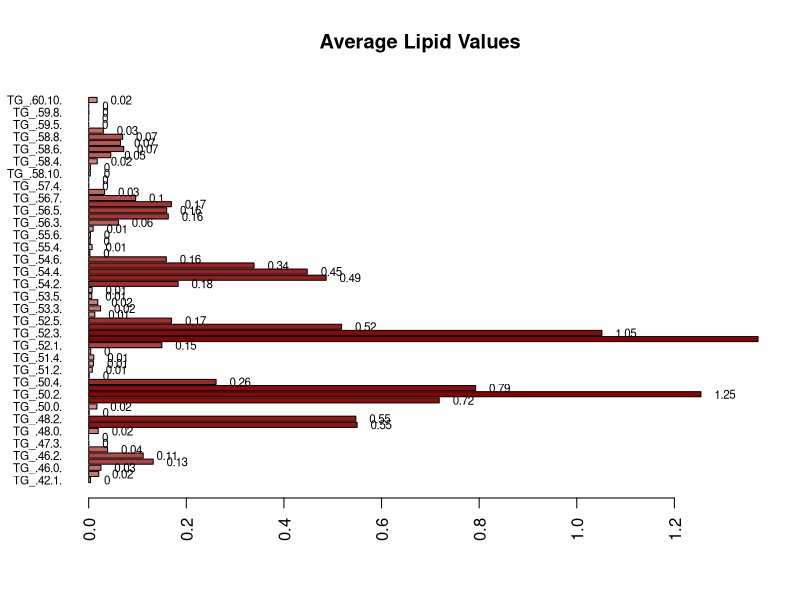
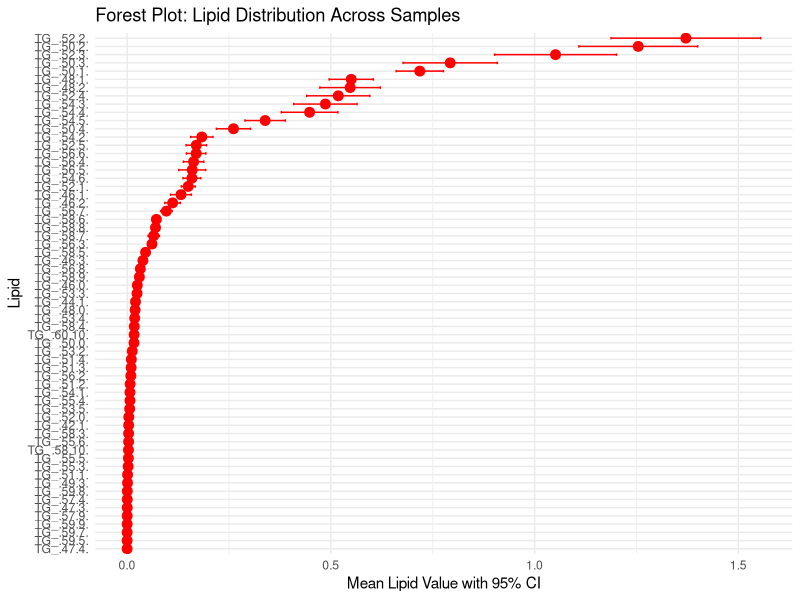
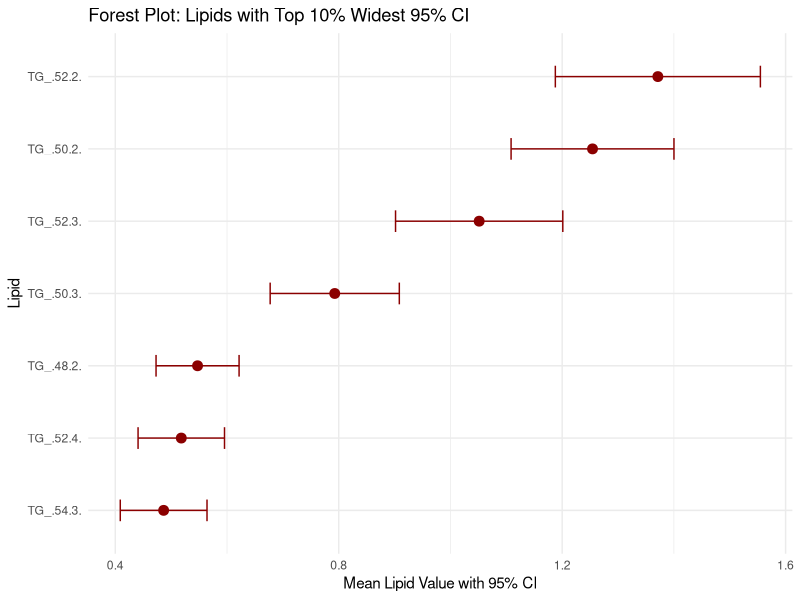

Reproduce these figures in R, in order.
## packages ####################################################################

library(tidyr)
library(dplyr)
library(ggplot2)

## Data given in .xlsx format ##################################################

setwd("C:/Users/jamsu/OneDrive - Cardiff University/University/Masters/Big Data Biology/Modules/Dissertation/R Programme/Dissertation/test_data")

################################################################################
## data provided to the client #################################################
################################################################################

raw_data <- read.csv("raw_data_1.csv", header = T) # reading in the raw data

names(raw_data)[c(1,2,3,4,5)] <- c("Filename", "CMaLL Sample Name", "Group", "code", "Cell Count") # renaming columns

raw_data <- raw_data[-1,] # deleting the first row 

raw_data$code <- NULL # deleting 'code' column

raw_data$`Cell Count` <- NULL # deleting 'Cell count' column

#View(raw_data) # viewing raw data 

summary(raw_data) # summary of results

str(raw_data) # looking at data structure. They were all characters here.

raw_data[, 4:ncol(raw_data)] <- lapply(raw_data[, 4:ncol(raw_data)], function(x)
as.numeric(as.character(x))) # changing columns 4-n in raw data to numeric variables

sum(is.na(raw_data[, 4:ncol(raw_data)])) # checking that no NA values were introduced by coercion

str(raw_data) # checking the structure again

summary(raw_data) # summarising the data 

summary(raw_data[, 4:10]) # summaries for a subset of data

##### setting row names to sample names (not decided long term) and deleting all columns other than lipids tested. ##############################################

raw_data_lipids <- raw_data # copying the data frame to manipulate

rownames(raw_data_lipids) <- raw_data_lipids[[2]] # renaming the row names as the sample names

raw_data_lipids <- raw_data_lipids[, -(1:2)] # Deleting columns 1-2/3 to just keep the lipid data and remove unnecessary metadata. To 2 is keeping grouping, to 3 is without grouping.

duplicated_columns <- duplicated(as.list(raw_data_lipids)) # creates logical list of whether any columns are completely duplicated values

any(duplicated_columns) # tells you if any in the list are true

################################################################################
## lipids tested for the client ################################################
################################################################################

lipids_tested <- read.csv("lipids_tested_1.csv", header = T) # reading in the list of lipids tested
#View(lipids_tested)

lipids_tested <- lipids_tested %>% 
  pivot_longer(
    cols = everything(),
    names_to = "family",
    values_to = "lipid"
  ) %>% 
  filter(!is.na(lipid)) # putting all column values (lipid) into rows with their associated column name (family)

lipids_tested <- lipids_tested[order(lipids_tested$family), ] # ordering the lipid families alphabetically

summary(lipids_tested) # 4318 rows with empty lipid cells

lipids_tested <- lipids_tested[!(is.na(lipids_tested$lipid) | lipids_tested$lipid == ""), ] # getting rid of the rows without relevant lipids attached (i.e. blank cells for lipid names)

lipids_tested$lipid <- make.names(lipids_tested$lipid) # changing the (): characters to . to match the syntax of the column names in the other data frame.

#View(lipids_tested)
summary(lipids_tested) # 1602 rows without empty lipid cells

## checking for mismatched columns #############################################

#all_cols <- unique(unlist(lapply(raw_data_by_family, colnames))) 
#number_of_lipids_saved <- length(all_cols)  # total number of unique column names. Should be the same as the number of variables in the raw_data_lipids. If it's not then there is an issue with mismatched columns somewhere and the below script will help with figuring out where those are.

raw_data_columns <- colnames(raw_data_lipids) # saving all of the column names (lipids)
lipids <- lipids_tested$lipid # saving the names of all of the lipids tested.

unmatched_cols <- setdiff(raw_data_columns, lipids) # looking at how the two above lists match by outputting which ones didn't
number_unmatched <- length(unmatched_cols) # asking how many columns didn't match
print(unmatched_cols[1:number_unmatched]) # to tell me what the mismatched columns are

## subset data by lipid family #################################################

lipid_families <- split(lipids_tested$lipid, lipids_tested$family) # split the lipids by their family and save them as such

raw_data_by_family <- list() # creating an empty list to store the separated data frames

for(family in names(lipid_families)) {
  # Get lipid columns for this family
  cols <- lipid_families[[family]]
  
  # Only keep columns that actually exist in raw_data
  cols <- intersect(cols, colnames(raw_data_lipids))
  
  # Subset raw_data by these columns
  raw_data_by_family[[family]] <- raw_data[, cols, drop = FALSE]
} # the column numbers (489 added) do not match the number of columns in the raw data (500 columns) because of the mismatched columns previously detected. This means that this program will only separate columns in raw data that are identically found in the list of tested lipids. Anything named any differently will be ignored. Therefore, data could be lost this way and is something to be very careful of.

for(family in names(raw_data_by_family)) {
  assign(paste0("raw_data_", family), raw_data_by_family[[family]])
} # creating different data frames of the separated

## remove data frames with 0 variables before averaging ########################
## it causes issues with loops to keep them there and they are unnecessary #####

raw_data_names <- ls(pattern = "^raw_data_") # making a list of all the data frames I have with names starting 'raw_data_'

for (name in raw_data_names) {
  df <- get(name)
  
  if (is.data.frame(df) && ncol(df) == 0) {
    message("Removing empty data frame: ", name)
    rm(list = name, envir = .GlobalEnv)
  }
} # checking for empty data frames and removing them. This loops says, check for every name in the list I've made, get the data frame that's related to it, if the data frame has no columns then give a message that it's empty and then remove it. 

################################################################################
############ Primary data exploration ##########################################
################################################################################

## my idea is to firstly do this for one single lipid family to see what I'd like as an output and then loop this through all for the programme.

## below is the test using just 

## FIRSTLY: COMPARING THE AVERAGE VALUES OF EACH COLUMN (LIPID) WITHIN THE FAMILY #########################################################################

avg_row <- colMeans(raw_data_Triacyl.glycerols, na.rm = TRUE) # make a data frame with the average values

raw_data_Triacyl.glycerols <- rbind(raw_data_Triacyl.glycerols, Average = avg_row) # adding the average row to the original data frame

avg_values <- as.numeric(raw_data_Triacyl.glycerols["Average", ]) # removing the average values to plot

names(avg_values) <- colnames(raw_data_Triacyl.glycerols)

pal <- colorRampPalette(c("mistyrose", "darkred")) # creating the colour palette for bars
bar_colours <- pal(length(avg_values))[rank(avg_values)] # 

bp <- barplot(
  avg_values,
  main = "Average Lipid Values",
  horiz = TRUE,
  las = 2,                # Rotate x-axis labels
  cex.names = 0.7,        # Shrink label size if needed
  col = bar_colours
)

text(
  x = avg_values + max(avg_values) * 0.02,  # position slightly to the right
  y = bp,
  labels = round(avg_values, 2),            # round to 2 decimals
  cex = 0.7,
  adj = 0
)

# I now want to make a forest plot for all of these TGs too

raw_data_Triacyl.glycerols <- raw_data_Triacyl.glycerols[1:57,]

raw_data_Triacyl.glycerols$Sample <- rownames(raw_data_Triacyl.glycerols)

raw_data_Triacyl.glycerols_long <- raw_data_Triacyl.glycerols %>%
  pivot_longer(
    cols = -Sample, 
    names_to = "Lipid", 
    values_to = "Value"
  )

TG_summary_stats <- raw_data_Triacyl.glycerols_long %>%
  group_by(Lipid) %>%
  summarise(
    mean = mean(Value, na.rm = TRUE),
    sd = sd(Value, na.rm = TRUE),
    n = n(),
    se = sd / sqrt(n),
    lower = mean - 1.96 * se,
    upper = mean + 1.96 * se
  )

ggplot(TG_summary_stats, aes(x = mean, y = reorder(Lipid, mean))) +
  geom_point(color = "red", size = 3) +             # mean points
  geom_errorbarh(aes(xmin = lower, xmax = upper), height = 0.3, color = "red") +  # 95% CI
  labs(
    x = "Mean Lipid Value with 95% CI",
    y = "Lipid",
    title = "Forest Plot: Lipid Distribution Across Samples"
  ) +
  theme_minimal() # this plots all 63 lipids in the TG family

# I'd like to now just plot the top 10%

TG_summary_stats <- TG_summary_stats %>%
  mutate(ci_width = upper - lower)

cutoff <- quantile(TG_summary_stats$ci_width, 0.9)

top_10_percent_CI <- TG_summary_stats %>%
  filter(ci_width >= cutoff)

ggplot(top_10_percent_CI, aes(x = mean, y = reorder(Lipid, mean))) +
  geom_point(color = "darkred", size = 3) +                        # mean points
  geom_errorbarh(aes(xmin = lower, xmax = upper), height = 0.3,    # horizontal error bars
                 color = "darkred") +
  labs(
    x = "Mean Lipid Value with 95% CI",
    y = "Lipid",
    title = "Forest Plot: Lipids with Top 10% Widest 95% CI"
  ) +
  theme_minimal()

## SECONDLY: COMPARING AVERAGE VALUES BETWEEN EXPERIMENTAL GROUPS ##############

# this is dependent on having the groups back in the data frame

groupings <- raw_data_lipids[,1] # making a list of all the groupings associated with the data

raw_data_Triacyl.glycerols <- raw_data_Triacyl.glycerols[1:57,] # removing the average column so that the next step of binding has the same number of columns to work with 

TG_grouping <- cbind(groupings,raw_data_Triacyl.glycerols) # adding the groupings to the TG data specifically

# now ask R for averages for each group to compare. Use aggregate which splits data into specified groups, applies a function and then gives back a new data frame with the results of the function

TG_group_averages <- aggregate(. ~ groupings, data = TG_grouping, FUN = mean, na.rm = TRUE) # Asks for 'all other columns' against column 1 (groupings) in TG_grouping to be processed for their mean. This leaves 19 columns, one for each group. 

colnames(TG_group_averages)[1] <- "Group" # renaming the column to 'Group'

# I now want to compare these results

# firstly, I want to make a bar chart for all of them individually





